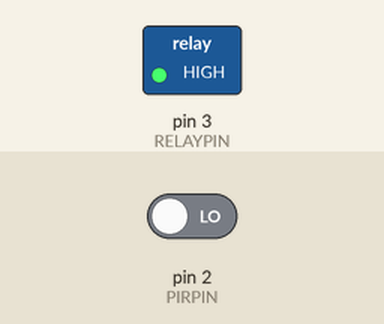
Recording of a sketch running on a simulated Arduino Uno, built with avr-gcc and run on an emulated ATmega328P. Shown: switched loads named in the sketch (green lamp = pin HIGH). The inputs (shaded band) are chosen by the test bench; at power-on: pin 2 (PIRPIN) LOW.

Above: at 0.1 s.
At 40.1 s:
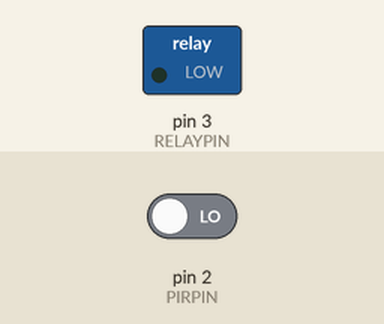
Timing chart, 0 to 41.6 s (numbered marks = the images above):
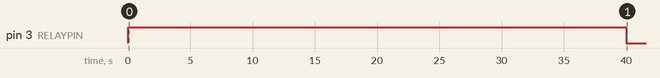

The sketch:

Stockroom_switch.ino
```cpp
/*
* W.J. Hoogervorst - January 2025
* Light switch stock room based on IR sensor AM312 to detect motion or door opening
*/


#define PIRPIN 2
#define RELAYPIN 3

uint32_t switchdelay = 20000;  // the time the relay stays on when switched
uint32_t switchtime;          // the time the relay was switched on

boolean Motion = false;  // is motion present?

void setup() {
  pinMode(PIRPIN, INPUT);
  pinMode(RELAYPIN, OUTPUT);
  digitalWrite(RELAYPIN, HIGH);
  delay(switchdelay);  //if the module is switched on, the delay should be on, gives also time to bootup the AM312
  switchtime = millis();
  //Serial.begin(9600);
}

void loop() {

  if (digitalRead(PIRPIN) == HIGH) {
    Motion = true;
    //Serial.println("motion");
    switchtime = millis();
  } else {
    Motion = false;
    //Serial.println("\t\t No motion");
  }
  if (Motion && digitalRead(RELAYPIN) == LOW) {
    switchtime = millis();
    digitalWrite(RELAYPIN, HIGH);
    //Serial.println("relay on");
  }
  if (millis() > switchtime + switchdelay && digitalRead(RELAYPIN) == HIGH) {
    digitalWrite(RELAYPIN, LOW);
    //Serial.println("relay off");
  }
  delay(100);
}
```

Measured:
- by itself, pin 3 (RELAYPIN): HIGH → LOW at 40.0 s
